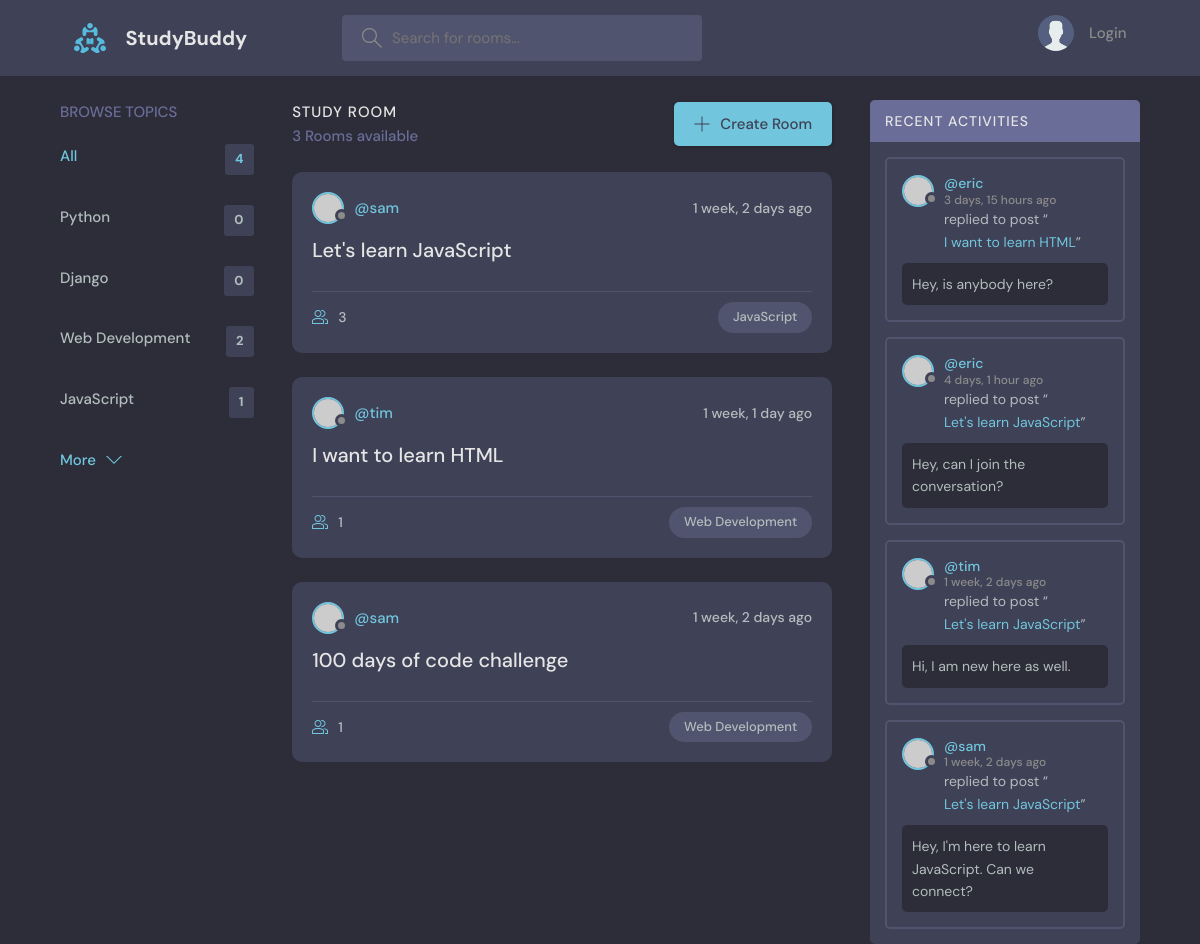
The app's page /, older data.
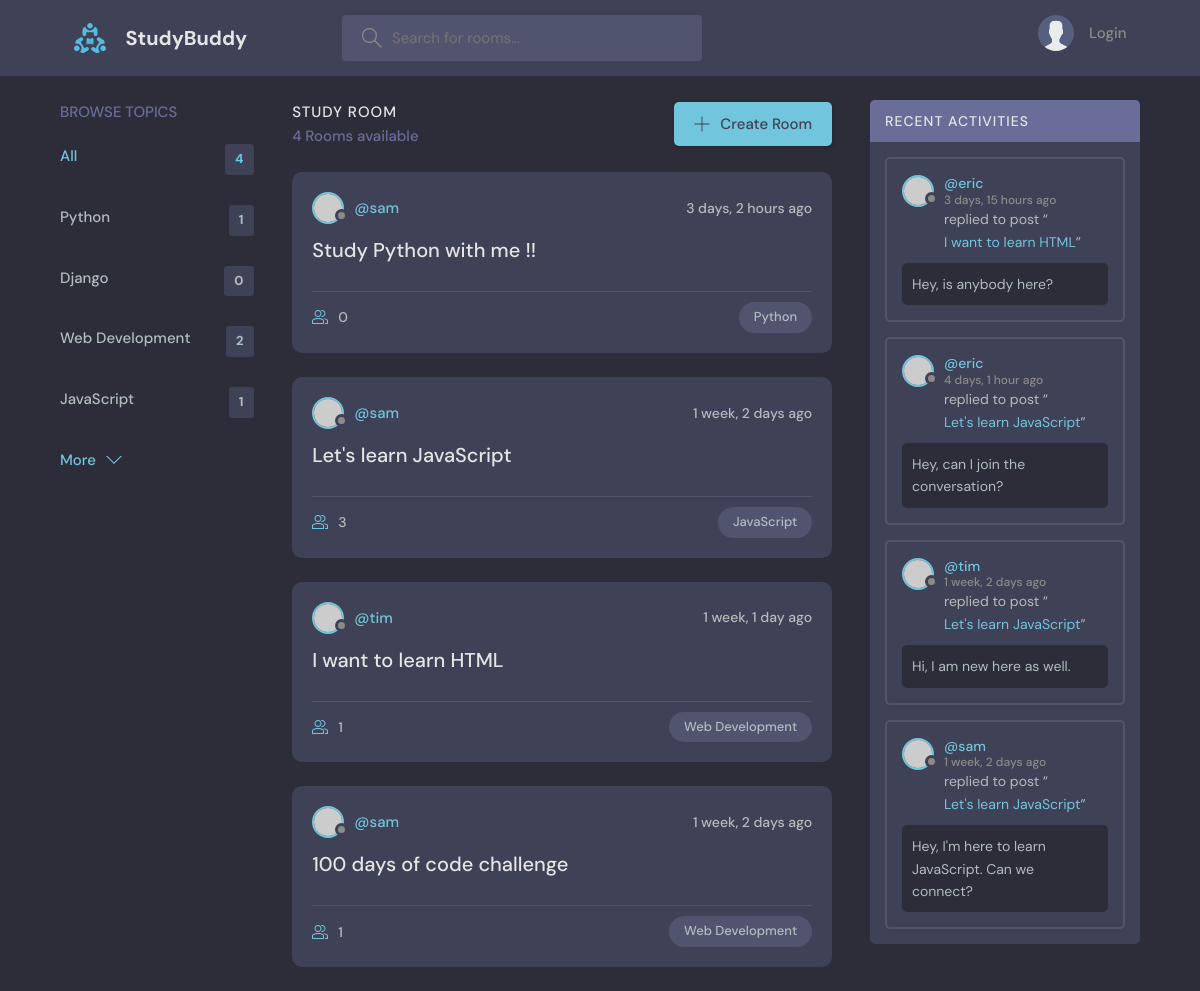
The same page, newer data.
### base/models.py (models this page shows, shortened)
class Topic(models.Model):
    name=models.CharField(max_length=200)

class Room(models.Model):
    host = models.ForeignKey(User, on_delete=models.SET_NULL, null=True, blank=True)
    topic=models.ForeignKey(Topic, on_delete=models.SET_NULL, null=True, blank=True)
    name=models.CharField(max_length=200)
    description=models.TextField(null=True,blank=True)
    participants=models.ManyToManyField(User, related_name='participants',blank=True)
    updated=models.DateTimeField(auto_now=True)
    created=models.DateTimeField(auto_now_add=True)
    class Meta:
        ordering=['-updated','-created']
    def __str__(self):
        return self.name

class Message (models.Model):
    user=models.ForeignKey(User, on_delete=models.CASCADE)
    room =models.ForeignKey(Room, on_delete=models.CASCADE)
    body=models.TextField()
    updated=models.DateTimeField(auto_now=True)
    created=models.DateTimeField(auto_now_add=True)
    class Meta:
        ordering=['-updated','-created']
    def __str__(self):
        return self.body[0:50]

### base/views.py (the view)
# urls.py: path('', views.home, name='home'),
def home(request):
    q = request.GET.get('q') if request.GET.get('q') != None else ''
    rooms = Room.objects.filter(Q(topic__name__icontains=q) & Q(
        name__icontains=q) | Q(description__icontains=q))
    topics = Topic.objects.all()[0:5]
    room_count = rooms.count()
    room_messages = Message.objects.filter(Q(room__topic__name__icontains=q))
    context = {
        'rooms': rooms,
        'topics': topics,
        'room_count': room_count,
        'room_messages': room_messages
    }
    return render(request, 'base/home.html', context)

### base/templates/base/home.html (shortened to what this page needs)
{% extends 'main.html' %}
{% block content%}
    <main class="layout layout--3">
      <div class="container">
          {% include 'base/topics_component.html' %}
        <div class="roomList">
          <div class="roomList__header">
            <div>
              <h2>Study Room</h2>
              <p>{{room_count}} Rooms available</p>
            </div>
            <a class="btn btn--main" href="{% url 'create-room' %}">
              <svg version="1.1" xmlns="http://www.w3.org/2000/svg" width="32" height="32" viewBox="0 0 32 32">
                <title>add</title>
                <path
                  d="M16.943 0.943h-1.885v14.115h-14.115v1.885h14.115v14.115h1.885v-14.115h14.115v-1.885h-14.115v-14.115z"
                ></path>
              </svg>
              Create Room
            </a>
          </div>
       {% include 'base/feed_component.html' %}
        </div>
         {% include 'base/activity_component.html' %}
      </div>
    </main>
{% endblock %}

### base/templates/base/topics_component.html
<div class="topics">
	<div class="topics__header">
		<h2>Browse Topics</h2>
	</div>
	<ul class="topics__list">
		<li>
			<a href="{% url 'home' %}" class="active">All <span>{{topics.count}}</span></a>
		</li>
		{% for topic in topics %}
		<li>
				<a href="{% url 'home' %}?q={{topic.name}}">{{topic.name}}<span>{{topic.room_set.all.count}}</span></a>
		</li>
		{% endfor %}
	</ul>
	<a class="btn btn--link" href="{% url 'topics' %}">
		More
		<svg version="1.1" xmlns="http://www.w3.org/2000/svg" width="32" height="32" viewBox="0 0 32 32">
			<title>chevron-down</title>
			<path d="M16 21l-13-13h-3l16 16 16-16h-3l-13 13z"></path>
		</svg>
	</a>
</div>

### base/templates/base/feed_component.html (shortened to what this page needs)
{% for room in rooms %}
<div class="roomListRoom">
	<div class="roomListRoom__header">
		<a href="{% url 'user-profile' room.host.id %}" class="roomListRoom__author">
			<div class="avatar avatar--small">
				<img src="https://randomuser.me/api/portraits/women/11.jpg" />
			</div>
			<span>@{{room.host.username}}</span>
		</a>
		<div class="roomListRoom__actions">
			<span>{{room.created|timesince}} ago</span>
		</div>
	</div>
	<div class="roomListRoom__content">
		<a href="{%url 'room' room.id %}">{{room.name}}</a>
	</div>
	<div class="roomListRoom__meta">
		<a href="{% url 'room' room.id %}" class="roomListRoom__joined">
		{{room.participants.all.count}}
		</a>
		<p class="roomListRoom__topic">{{room.topic.name}}</p>
	</div>
</div>
{% endfor %}

### base/templates/base/activity_component.html (shortened to what this page needs)
<div class="activities">
	<div class="activities__header">
		<h2>Recent Activities</h2>
	</div>
	{% for message in room_messages %}
	<div class="activities__box">
		<div class="activities__boxHeader roomListRoom__header">
			<a
				href="{% url 'user-profile' message.user.id %}"
				class="roomListRoom__author">
				<div class="avatar avatar--small">
					<img src="https://randomuser.me/api/portraits/women/11.jpg" />
				</div>
				<p>
					@{{message.user}}
					<span>{{message.created|timesince}} ago</span>
				</p>
			</a>
		</div>
		<div class="activities__boxContent">
			<p>
				replied to post “<a href="{% url 'room' message.room.id %}">{{message.room}}</a>”
			</p>
			<div class="activities__boxRoomContent">
				{{message.body}}
			</div>
		</div>
	</div>
	{% endfor %}
</div>

Row changes from the older to the newer data that the page shows:
computed for Topic "Python": room_set.all.count "0" → "1"
added Room: host.username "sam", created "3 days, 2 hours", name "Study Python with me !!", participants.all.count "0", topic.name "Python"
Text that changed along with them:
{{ room_count }}: "3" → "4"
